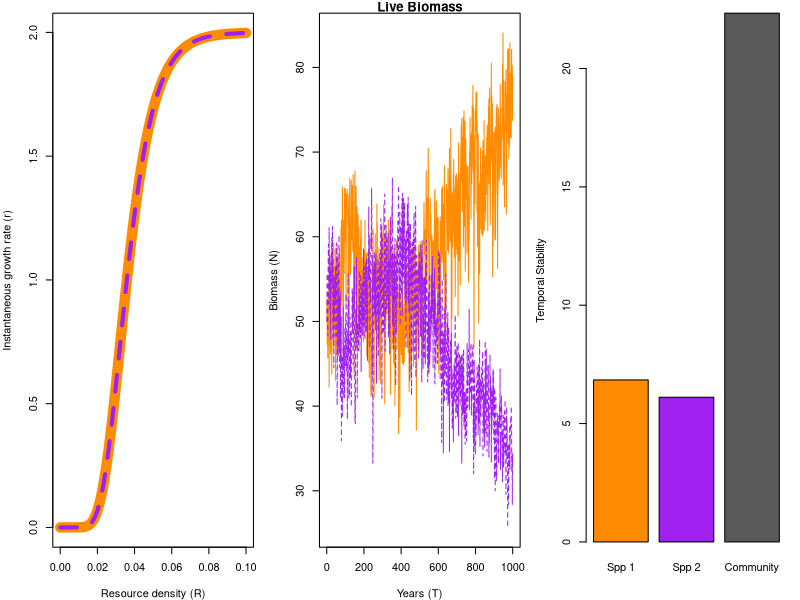

Write the R code that produced this figure.
#~~~~~~~~~~~~~~~~~~~~~~~~~~~~~~~~~~~~~~~~~~~~~~~~~~~~~~~~~~~~~~~~#
## Semi-discrete temporal storage effect model of two species   ## 
## coexisting on one essential resource                         ##
#~~~~~~~~~~~~~~~~~~~~~~~~~~~~~~~~~~~~~~~~~~~~~~~~~~~~~~~~~~~~~~~~#

####
#### 11/4/2014
#### atredenn@gmail.com
####

# species "split" themselves between a dormant, low-mortaility stage (D) and a higher mortality, high growth stage (N)
# the single resource is R
# There are two sources of variability: an environmental cue that drives the storage effect, and resource variability

# clear the workspace
rm(list=ls())

####
#### Load relevant libraries
####
library(deSolve)
library(mvtnorm)

####
#### Parameters
####
maxTime <- 1000 #simulation run time
c <- c(1,1) #not used for now, could be a "cost" parameter for biomass storage
b <- c(0.5, 0.5) #also not used, could be assimilation efficiency
mD <- c(0.0001, 0.0001) #dormant state continuous death rate
r <- c(2, 2) #live state intrinsic growth rates
K2 <- c(100, 100) #rate of approaching max growth rate
K <- c(25,25) #offset for growth rate function
mN <- c(0.1, 0.1) #live state continuous death rate
a <- 0.5 #resource turnover rate
S <- 10 #average resource supply rate
sVar <- 5 #resource supply rate variability
sigE <- 0.1 #environmental cue variability
rho <- -0.5 #environmental cue correlation between species
Rmu <- 2
Rsd <- 0.1

####
#### Model function
####
#continuous model
updateDNR <- function(t, DNR, parms){
  with(as.list(c(DNR, parms)), {
    dD1dt = -(mD[1]*D1)
    dD2dt = -(mD[2]*D2)
    dN1dt = N1*(r[1]*exp(-K[1]*(exp(-K2[1]*R)))) - mN[1]*N1
    dN2dt = N2*(r[2]*exp(-K[2]*(exp(-K2[2]*R)))) - mN[2]*N2
    dRdt = a*(S-R) - ((N1*(r[1]*exp(-K[1]*(exp(-K2[1]*R))))) + (N2*(r[2]*exp(-K[2]*(exp(-K2[2]*R))))))
    list(c(dD1dt, dD2dt, dN1dt, dN2dt, dRdt)) #output
  })
}

#discrete model: pulses of N-D transitions (difference equations)
gfun <- function(t, y, parms){
  with (as.list(y),{
    g1 <- gVec1[t]
    g2 <- gVec2[t]
    D1 <- D1 - (N1+D1)*g1 + N1
    D2 <- D2 - (N2+D2)*g2 + N2
    N1 <- 0+(N1+D1)*g1
    N2 <- 0+(N2+D2)*g2
    R <- Rnow[t]
    return(c(D1, D2, N1, N2, R))
  })
}


####
#### Simulate model
####
#function for transition fraction time series
getG <- function(sigE, rho, nTime){
  varcov <- matrix(c(sigE, rho*sigE, rho*sigE, sigE), 2, 2)
  e <- rmvnorm(n = nTime, mean = c(0,0), sigma = varcov)
  g <- exp(e) / (1+exp(e))
  return(g)
}
gVec <- getG(sigE = sigE, rho = rho, nTime = maxTime)
gVec1 <- gVec[,1]
gVec2 <- gVec[,2]

Rnow <- rlnorm(maxTime, Rmu, Rsd)
  
simTime <- seq(1,maxTime,by=1)
parms <- list(
  c = c,
  b = b,
  mD = mD,
  r = r,
  K = K,
  mN = mN, 
  a = a,
  S = S
)
DNR <- c(D=c(50,50), N=c(50,50),R=1) #initial conditions

#run the model
output = as.data.frame(ode(y = DNR, times = simTime, func = updateDNR,
                           parms = parms, events = list(func = gfun, times=simTime)))


####
#### Plot results
####
par(mfrow=c(1,3),mar=c(4,4,1,1))
R <- seq(0,0.1,0.001)
getR <- function(r, R, K){
  out1 <- (r[1]*exp(-K[1]*(exp(-K2[1]*R))))
  out2 <- (r[2]*exp(-K[2]*(exp(-K2[2]*R)))) 
  return(cbind(out1, out2))
}
tmp<-getR(r, R, K)
matplot(R, tmp, type="l", col=c("darkorange", "purple"), lty=c(1,2), 
        ylab="Instantaneous growth rate (r)", xlab="Resource density (R)", lwd=c(10,4))

matplot(simTime, output[,4:5], type="l", main="Live Biomass", 
        col=c("darkorange", "purple"), xlab="Years (T)", ylab="Biomass (N)")

# matplot(simTime, output[,2:3], type="l", main="Dormant Biomass", 
#         col=c("darkorange", "purple"), xlab="Years (T)", ylab="Biomass (D)")

ts <- c((mean(output[,4])/sd(output[,4])), 
         (mean(output[,5])/sd(output[,5])), 
         (mean(output[,4]+output[,5])/sd(output[,4]+output[,5])))
barplot(ts, names.arg = c("Spp 1", "Spp 2", "Community"), ylab="Temporal Stability", col=c("darkorange", "purple", "grey35"))


# # plot the growth rate functions for each species
# R <- seq(0,1,0.01)
# getR <- function(r, R, K){
#   out1 <- r[1]*R/(K[1]+R)
#   out2 <- r[2]*R/(K[2]+R)  
#   return(cbind(out1, out2))
# }
# tmp<-getR(r, R, K)
# matplot(R, tmp, type="l", col=c("darkorange", "purple"), 
#         ylab="Intrinsic growth rate (r)", xlab="Resource density (R)")
